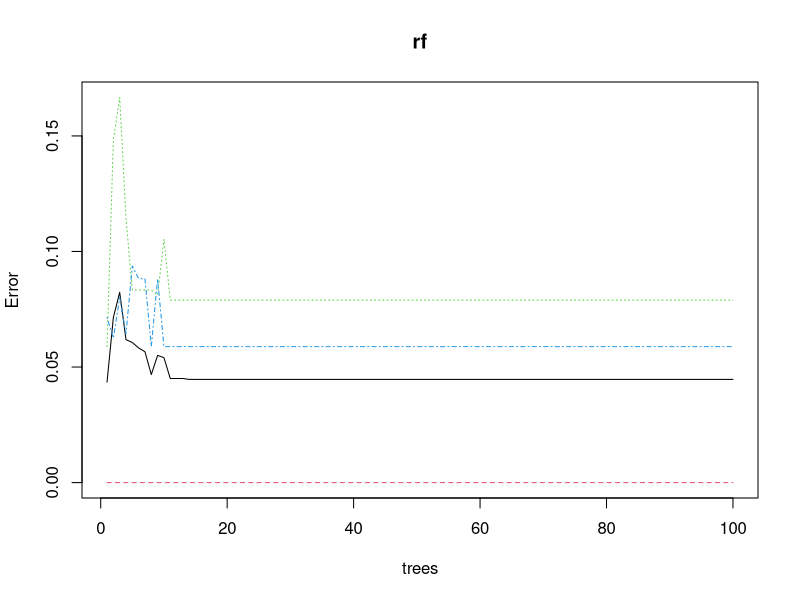
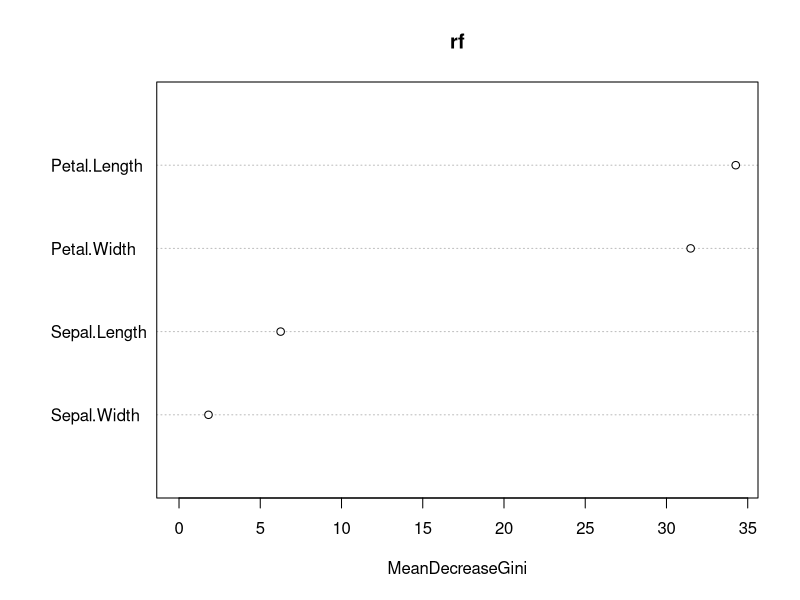
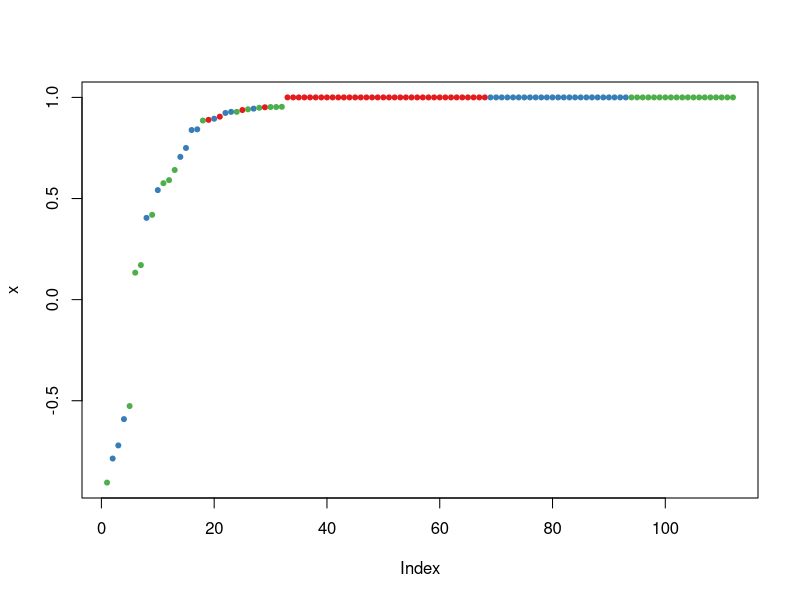

The R script that drew these images, in order:
# Random Forest con el paquete RandomForest

# Limitaciones: No maneja missing values. Valores de variables categóricas menos de 32 niveles.
# Opción: Uso de cforest dentro del paquete party que no posee la limitación de las variables categoricas.

set.seed(1234)

# creamoa el training y test con 70% training y 30% test.
ind <- sample(2, nrow(iris), replace = TRUE, prob=c(0.7,0.3))
trainData <- iris[ind==1,]
testData <- iris[ind==2,]

# Arbol de decisión de Species en función de las demás variables:
library(randomForest)
rf <- randomForest(Species ~ ., data=trainData, ntree=100, proximity=TRUE)
table(predict(rf), trainData$Species)

print(rf) # impresión de matriz de confusión

#Confusion matrix:
#           setosa versicolor virginica class.error
#setosa         40          0         0  0.00000000
#versicolor      0         35         3  0.07894737
#virginica       0          2        32  0.05882353

# info
attributes(rf)

#imprimimos el ratio de error
plot(rf) 

# Podemos tambien sacar la importancia de las variables:
importance(rf)
varImpPlot(rf)

# Finalmente predecimos con el test data:
irisPred <- predict(rf, newdata = testData)
table(irisPred, testData$Species)

# imprimimos margen: margen positivo correcta clasificación.
plot(margin(rf, testData$Species))
